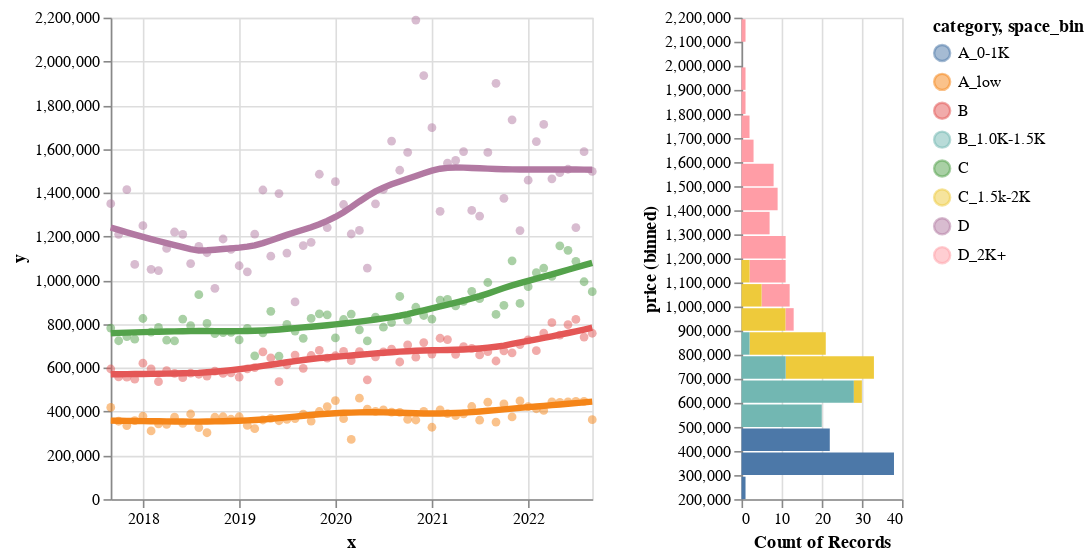

Write notebook code for a chart like this one.
### Code cell
test1 = sale_density[['year_month','space_bin','price']].groupby(['year_month','space_bin']).mean()
test1.reset_index(level=0, inplace=True)
test1.reset_index(level=0, inplace=True)

test2=pd.crosstab(mls_data.year_month, mls_data.space_bin,
          aggfunc=np.mean, values=mls_data.price)

sourceMine = pd.DataFrame({
    'x': test2.index,
    'A_low': list(test2['A_0-1K']),
    'B': list(test2['B_1.0K-1.5K']),
    'C': list(test2['C_1.5k-2K']),
    'D': list(test2['D_2K+']),
})

base = alt.Chart(sourceMine).mark_circle(opacity=0.5).transform_fold(
    fold=['A_low', 'B', 'C','D'],
    as_=['category', 'y']
).encode(
    alt.X('x:T'),
    alt.Y('y:Q'),
    alt.Color('category:N')
)

chart2 = alt.Chart(month_pmean).mark_bar().encode(
    x='count()',
    y=alt.Y('price:Q',bin=alt.Bin(maxbins=25)),
    color='space_bin:N'
).properties(
    height=300,
    width=100
)

# base
base + base.transform_loess('x', 'y', groupby=['category'],bandwidth=.4).mark_line(size=4) | chart2

### Figure 1 — Vega-Lite specification as saved in the notebook (floating-point values rounded to 4 significant figures; data arrays with more than 128 entries replaced by an {"elided": "..."} marker saying what was removed)
{"config": {"view": {"continuousWidth": 300, "continuousHeight": 300}}, "hconcat": [{"layer": [{"mark": {"type": "circle", "opacity": 0.5}, "encoding": {"color": {"field": "category", "type": "nominal"}, "x": {"field": "x", "type": "temporal"}, "y": {"field": "y", "type": "quantitative"}}, "transform": [{"fold": ["A_low", "B", "C", "D"], "as": ["category", "y"]}]}, {"mark": {"type": "line", "size": 4}, "encoding": {"color": {"field": "category", "type": "nominal"}, "x": {"field": "x", "type": "temporal"}, "y": {"field": "y", "type": "quantitative"}}, "transform": [{"fold": ["A_low", "B", "C", "D"], "as": ["category", "y"]}, {"loess": "y", "on": "x", "bandwidth": 0.4, "groupby": ["category"]}]}], "data": {"name": "data-a2c9864d5bbd747c68fa985116b5422f"}}, {"data": {"name": "data-ec5ac03890c01d8bc3e0f51615c6e671"}, "mark": {"type": "bar"}, "encoding": {"color": {"field": "space_bin", "type": "nominal"}, "x": {"aggregate": "count", "type": "quantitative"}, "y": {"bin": {"maxbins": 25}, "field": "price", "type": "quantitative"}}, "height": 300, "width": 100}], "$schema": "https://vega.github.io/schema/vega-lite/v5.16.3.json", "datasets": {"data-a2c9864d5bbd747c68fa985116b5422f": [{"x": "2017-09", "A_low": 419000.0, "B": 594600.0, "C": 781700.0, "D": 1350000.0}, {"x": "2017-10", "A_low": 356000.0, "B": 558500.0, "C": 723800.0, "D": 1210000.0}, {"x": "2017-11", "A_low": 336100.0, "B": 557500.0, "C": 742800.0, "D": 1414000.0}, {"x": "2017-12", "A_low": 358800.0, "B": 548400.0, "C": 731200.0, "D": 1072000.0}, {"x": "2018-01", "A_low": 378700.0, "B": 621300.0, "C": 825400.0, "D": 1250000.0}, {"x": "2018-02", "A_low": 311800.0, "B": 595500.0, "C": 763100.0, "D": 1050000.0}, {"x": "2018-03", "A_low": 344400.0, "B": 536800.0, "C": 784700.0, "D": 1044000.0}, {"x": "2018-04", "A_low": 342000.0, "B": 587500.0, "C": 726600.0, "D": 1145000.0}, {"x": "2018-05", "A_low": 374500.0, "B": 574700.0, "C": 723000.0, "D": 1221000.0}, {"x": "2018-06", "A_low": 345800.0, "B": 555200.0, "C": 823000.0, "D": 1210000.0}, {"x": "2018-07", "A_low": 389000.0, "B": 575900.0, "C": 792800.0, "D": 1076000.0}, {"x": "2018-08", "A_low": 326800.0, "B": 570700.0, "C": 934500.0, "D": 1155000.0}, {"x": "2018-09", "A_low": 303500.0, "B": 562400.0, "C": 803000.0, "D": 1126000.0}, {"x": "2018-10", "A_low": 374200.0, "B": 585100.0, "C": 755900.0, "D": 963500.0}, {"x": "2018-11", "A_low": 376500.0, "B": 574300.0, "C": 760900.0, "D": 1189000.0}, {"x": "2018-12", "A_low": 365000.0, "B": 576700.0, "C": 762200.0, "D": 1141000.0}, {"x": "2019-01", "A_low": 376500.0, "B": 557800.0, "C": 727500.0, "D": 1066000.0}, {"x": "2019-02", "A_low": 336700.0, "B": 595300.0, "C": 779900.0, "D": 1039000.0}, {"x": "2019-03", "A_low": 321800.0, "B": 600900.0, "C": 654900.0, "D": 1210000.0}, {"x": "2019-04", "A_low": 361700.0, "B": 672600.0, "C": 760200.0, "D": 1413000.0}, {"x": "2019-05", "A_low": 369300.0, "B": 645200.0, "C": 858300.0, "D": 1110000.0}, {"x": "2019-06", "A_low": 358200.0, "B": 537200.0, "C": 653400.0, "D": 1396000.0}, {"x": "2019-07", "A_low": 364200.0, "B": 614200.0, "C": 798700.0, "D": 1124000.0}, {"x": "2019-08", "A_low": 368400.0, "B": 658300.0, "C": 768200.0, "D": 901100.0}, {"x": "2019-09", "A_low": 388800.0, "B": 597600.0, "C": 734700.0, "D": 1159000.0}, {"x": "2019-10", "A_low": 356600.0, "B": 656400.0, "C": 825700.0, "D": 1174000.0}, {"x": "2019-11", "A_low": 400600.0, "B": 679400.0, "C": 846700.0, "D": 1484000.0}, {"x": "2019-12", "A_low": 422800.0, "B": 643900.0, "C": 842400.0, "D": 1241000.0}, {"x": "2020-01", "A_low": 450300.0, "B": 655200.0, "C": 736600.0, "D": 1451000.0}, {"x": "2020-02", "A_low": 367700.0, "B": 675400.0, "C": 820800.0, "D": 1346000.0}, {"x": "2020-03", "A_low": 272800.0, "B": 632800.0, "C": 845900.0, "D": 1211000.0}, {"x": "2020-04", "A_low": 461400.0, "B": 673800.0, "C": 773600.0, "D": 1228000.0}, {"x": "2020-05", "A_low": 411100.0, "B": 545300.0, "C": 723200.0, "D": 1056000.0}, {"x": "2020-06", "A_low": 401300.0, "B": 650600.0, "C": 831700.0, "D": 1349000.0}, {"x": "2020-07", "A_low": 407400.0, "B": 672500.0, "C": 785900.0, "D": 1416000.0}, {"x": "2020-08", "A_low": 397600.0, "B": 685600.0, "C": 807100.0, "D": 1636000.0}, {"x": "2020-09", "A_low": 396200.0, "B": 626700.0, "C": 926000.0, "D": 1503000.0}, {"x": "2020-10", "A_low": 364600.0, "B": 704500.0, "C": 818000.0, "D": 1585000.0}, {"x": "2020-11", "A_low": 361700.0, "B": 648700.0, "C": 876800.0, "D": 2189000.0}, {"x": "2020-12", "A_low": 400800.0, "B": 715700.0, "C": 839200.0, "D": 1935000.0}, {"x": "2021-01", "A_low": 328500.0, "B": 663000.0, "C": 822900.0, "D": 1697000.0}, {"x": "2021-02", "A_low": 408400.0, "B": 735200.0, "C": 909600.0, "D": 1315000.0}, {"x": "2021-03", "A_low": 390800.0, "B": 729200.0, "C": 913000.0, "D": 1535000.0}, {"x": "2021-04", "A_low": 381600.0, "B": 662000.0, "C": 882900.0, "D": 1548000.0}, {"x": "2021-05", "A_low": 389400.0, "B": 697200.0, "C": 903700.0, "D": 1588000.0}, {"x": "2021-06", "A_low": 423300.0, "B": 689400.0, "C": 949600.0, "D": 1319000.0}, {"x": "2021-07", "A_low": 360600.0, "B": 658900.0, "C": 916100.0, "D": 1293000.0}, {"x": "2021-08", "A_low": 442900.0, "B": 674100.0, "C": 989900.0, "D": 1584000.0}, {"x": "2021-09", "A_low": 352000.0, "B": 631200.0, "C": 843800.0, "D": 1900000.0}, {"x": "2021-10", "A_low": 435000.0, "B": 677700.0, "C": 885800.0, "D": 1374000.0}, {"x": "2021-11", "A_low": 375800.0, "B": 668500.0, "C": 1089000.0, "D": 1733000.0}, {"x": "2021-12", "A_low": 448900.0, "B": 706300.0, "C": 894100.0, "D": 1227000.0}, {"x": "2022-01", "A_low": 423000.0, "B": 727800.0, "C": 971000.0, "D": 1457000.0}, {"x": "2022-02", "A_low": 413000.0, "B": 678400.0, "C": 1035000.0, "D": 1634000.0}, {"x": "2022-03", "A_low": 405500.0, "B": 759000.0, "C": 1056000.0, "D": 1712000.0}, {"x": "2022-04", "A_low": 444500.0, "B": 806300.0, "C": 1018000.0, "D": 1464000.0}, {"x": "2022-05", "A_low": 441900.0, "B": 749800.0, "C": 1158000.0, "D": 1492000.0}, {"x": "2022-06", "A_low": 444400.0, "B": 797600.0, "C": 1137000.0, "D": 1507000.0}, {"x": "2022-07", "A_low": 447000.0, "B": 821300.0, "C": 1086000.0, "D": 1241000.0}, {"x": "2022-08", "A_low": 446600.0, "B": 740500.0, "C": 993300.0, "D": 1588000.0}, {"x": "2022-09", "A_low": 363000.0, "B": 758000.0, "C": 947900.0, "D": 1498000.0}], "data-ec5ac03890c01d8bc3e0f51615c6e671": {"elided": "244 records"}}}
